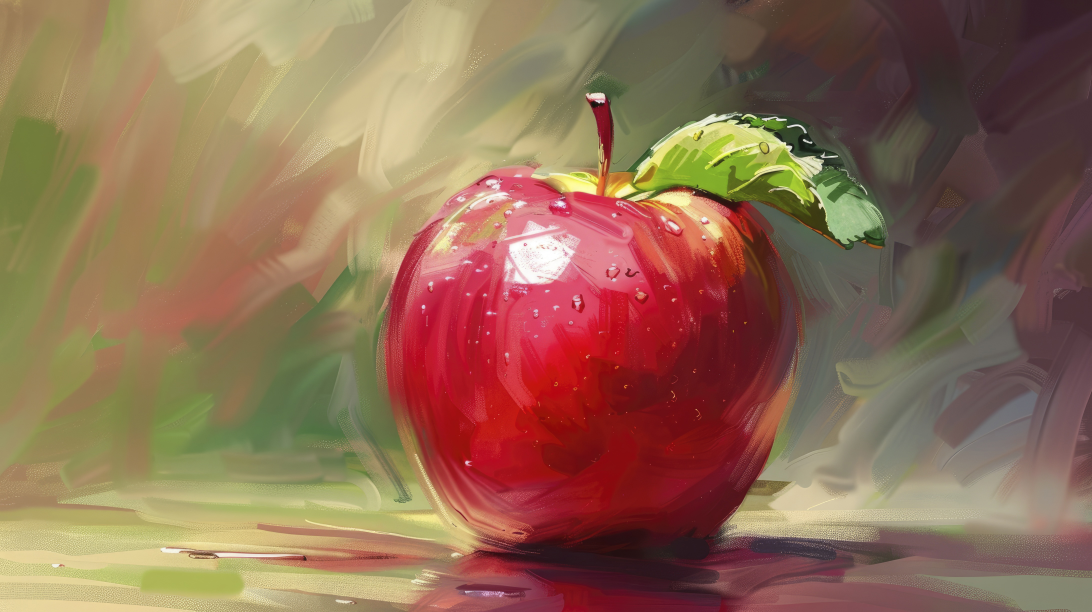
#> input picture codigo_estudiantes/D_Melgar/manzana.jpg, 4368 x 2448 px (shown at 1/4 size)
$ python opencv_mascara_de_color.py
#> lines starting #> are read from the running program, lines starting #| are printed output that depends on the picture; after the words box and inside, x2 and y2 are one past the last pixel; in counts of white or black regions, pixels touching at a corner belong together
import cv2
import numpy as np

imagen_original = cv2.imread("manzana.jpg")
#> imagen_original is the input picture: shape (2448, 4368, 3); mean B, G, R 84.9, 108.9, 142.9

if imagen_original is None:
    raise FileExistsError("No se encontro manzana.jpg")

alto, ancho, _ = imagen_original.shape
#> alto = 2448; ancho = 4368


#calcular la nueva altura manteniendo la proporción

relacion_aspecto = alto/ancho
#> relacion_aspecto = 0.56

ancho_nuevo = 600
alto_nuevo = int(relacion_aspecto * ancho_nuevo)
#> alto_nuevo = 336

imagen_redimensionada = cv2.resize(
    imagen_original,
    (ancho_nuevo, alto_nuevo),
)
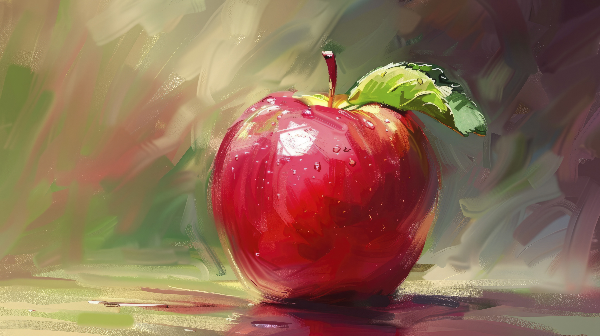
#> imagen_redimensionada: shape (336, 600, 3); mean B, G, R 84.8, 108.8, 142.8

imagen_hsv = cv2.cvtColor(imagen_redimensionada, cv2.COLOR_BGR2HSV)
#> imagen_hsv: shape (336, 600, 3); mean H, S, V 60.8, 107.1, 144.2

limite_inferior = np.array([170, 73, 51])
limite_superior = np.array([179, 255, 255])

limite_inferior2 = np.array([0, 120, 127])
limite_superior2 = np.array([7, 255, 255])

mascara = cv2.inRange(imagen_hsv, limite_inferior, limite_superior)
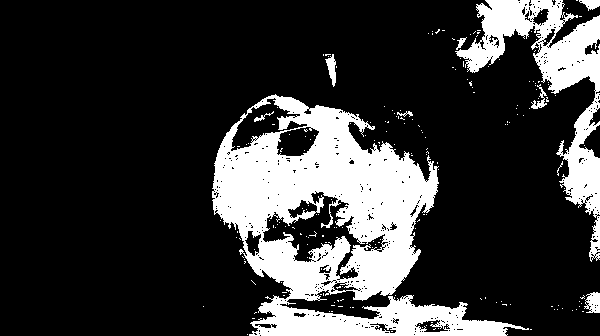
#> mascara: shape (336, 600); 21.2% white; 200 white regions (190 under 20 px), largest, box (x1, y1, x2, y2) and area: (212, 94, 529, 336) 31904, (455, 0, 600, 262) 9496, (584, 292, 600, 313) 243
mascara_2 = cv2.inRange(imagen_hsv, limite_inferior2, limite_superior2)
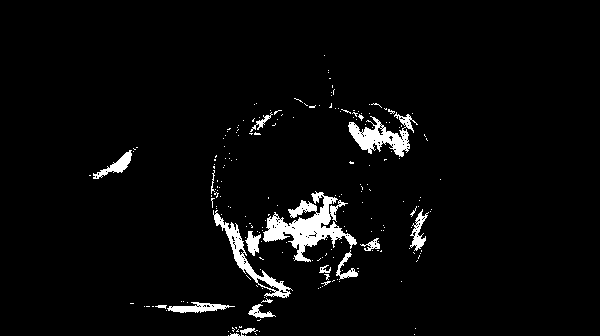
#> mascara_2: shape (336, 600); 3.6% white; 214 white regions (197 under 20 px), largest, box (x1, y1, x2, y2) and area: (263, 191, 357, 262) 2453, (348, 112, 418, 157) 1254, (213, 210, 293, 298) 1051

mascara_combinada = cv2.bitwise_or(mascara, mascara_2)
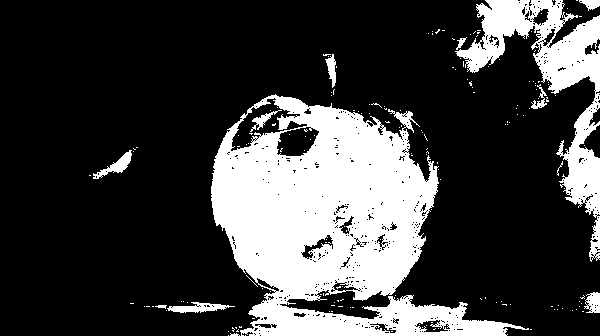
#> mascara_combinada: shape (336, 600); 24.8% white; 178 white regions (165 under 20 px), largest, box (x1, y1, x2, y2) and area: (211, 94, 529, 336) 38367, (455, 0, 600, 262) 9496, (167, 302, 235, 313) 385


imagen_filtrada = cv2.bitwise_and(
    imagen_redimensionada,
    imagen_redimensionada,
    mask=mascara
)
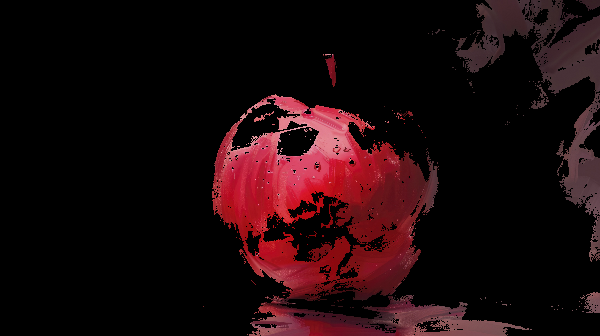
#> imagen_filtrada: shape (336, 600, 3); mean B, G, R 11.4, 9.1, 28.2


resultado_verde = np.full_like(imagen_redimensionada, (150,233,255))


resultado_verde[mascara > 0] =  imagen_redimensionada[mascara > 0]
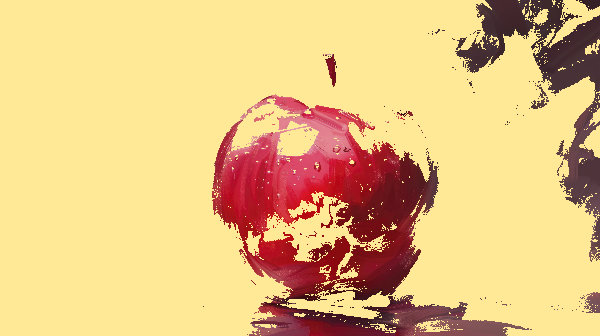
#> resultado_verde: shape (336, 600, 3); mean B, G, R 129.6, 192.8, 229.3

cv2.imshow ("Resultado verde", resultado_verde)

cv2.imshow("Imagen Filtrada", imagen_filtrada)

cv2.imshow("Mascara", mascara)


cv2.imshow("imagen_hsv", imagen_hsv)

cv2.imshow ("Imagen_redimensionada", imagen_redimensionada)

cv2.waitKey(0)
cv2.destroyAllWindows()
